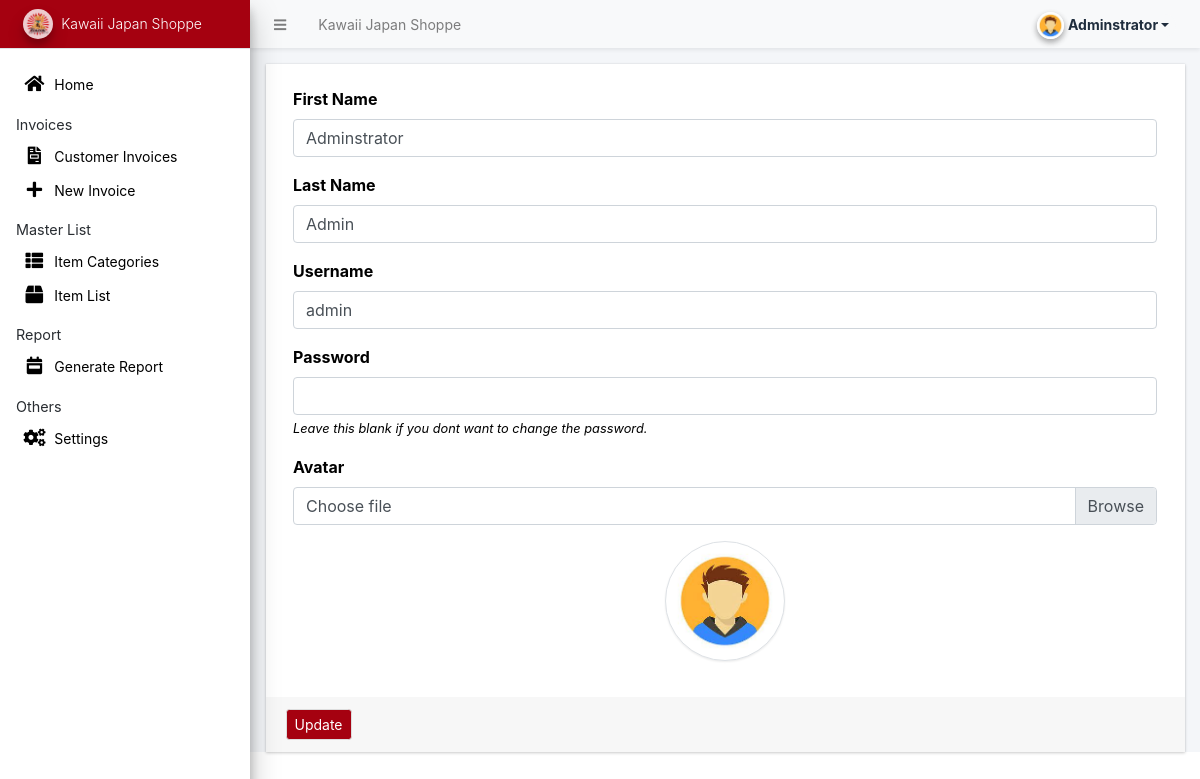
The app's page /admin/?page=user (signed in) with its own data.
### tables this page shows
CREATE TABLE `users` (
  `id` int(50) NOT NULL,
  `firstname` varchar(250) NOT NULL,
  `lastname` varchar(250) NOT NULL,
  `username` text NOT NULL,
  `password` text NOT NULL,
  `avatar` text DEFAULT NULL,
  `last_login` datetime DEFAULT NULL,
  `type` tinyint(1) NOT NULL DEFAULT 0,
  `date_added` datetime NOT NULL DEFAULT current_timestamp(),
  `date_updated` datetime DEFAULT NULL ON UPDATE current_timestamp()
);

### classes/DBConnection.php (called while the page is built, shortened)
<?php
class DBConnection{
    private $host = DB_SERVER;
    private $username = DB_USERNAME;
    private $password = DB_PASSWORD;
    private $database = DB_NAME;
    public $conn;
    public function __construct(){
        if (!isset($this->conn)) {
            $this->conn = new mysqli($this->host, $this->username, $this->password, $this->database);
        }
    }
}
?>

### config.php (called while the page is built, shortened)
<?php
require_once('classes/DBConnection.php');
require_once('classes/SystemSettings.php');
function validate_image($file){
	if(!empty($file)){
		if(is_file(base_app.$file)){
			return base_url.$file;
		}else{
			return base_url.'dist/img/no-image-available.png';
		}
	}else{
		return base_url.'dist/img/no-image-available.png';
	}
}
?>

### admin/user/index.php (the view, shortened to what this page needs)
<?php
$user = $conn->query("SELECT * FROM users where id ='".$_settings->userdata('id')."'");
foreach($user->fetch_array() as $k =>$v){
	$meta[$k] = $v;
}
?>
<div class="card card-outline rounded-0 card-maroon">
	<div class="card-body">
		<div class="container-fluid">
			<form action="" id="manage-user">
				<div class="form-group">
					<label for="name">First Name</label>
					<input type="text" name="firstname" id="firstname" class="form-control" value="<?php echo isset($meta['firstname']) ? $meta['firstname']: '' ?>" required>
				</div>
				<div class="form-group">
					<label for="name">Last Name</label>
					<input type="text" name="lastname" id="lastname" class="form-control" value="<?php echo isset($meta['lastname']) ? $meta['lastname']: '' ?>" required>
				</div>
				<div class="form-group">
					<label for="username">Username</label>
					<input type="text" name="username" id="username" class="form-control" value="<?php echo isset($meta['username']) ? $meta['username']: '' ?>" required  autocomplete="off">
				</div>
				<div class="form-group">
					<label for="password">Password</label>
					<input type="password" name="password" id="password" class="form-control" value="" autocomplete="off">
					<small><i>Leave this blank if you dont want to change the password.</i></small>
				</div>
				<div class="form-group">
					<label for="" class="control-label">Avatar</label>
					<div class="custom-file">
		              <label class="custom-file-label" for="customFile">Choose file</label>
		            </div>
				</div>
				<div class="form-group d-flex justify-content-center">
					<img src="<?php echo validate_image(isset($meta['avatar']) ? $meta['avatar'] :'') ?>" alt="" id="cimg" class="img-fluid img-thumbnail">
				</div>
			</form>
		</div>
	</div>
	<div class="card-footer">
			<div class="col-md-12">
				<div class="row">
					<button class="btn btn-sm btn-default bg-maroon" form="manage-user">Update</button>
				</div>
			</div>
		</div>
</div>

### admin/user/index.php (style rules this page uses)
img#cimg { height: 15vh; width: 15vh; object-fit: cover; border-radius: 100% 100%; }

### records on screen
users: firstname "Adminstrator", lastname "Admin", username "admin", avatar (picture)

### other values on screen
$_settings->info('name') "Kawaii Japan Shoppe"
$_settings->userdata('firstname') "Adminstrator"
$_settings->info('short_name') "Kawaii Japan Shoppe"
